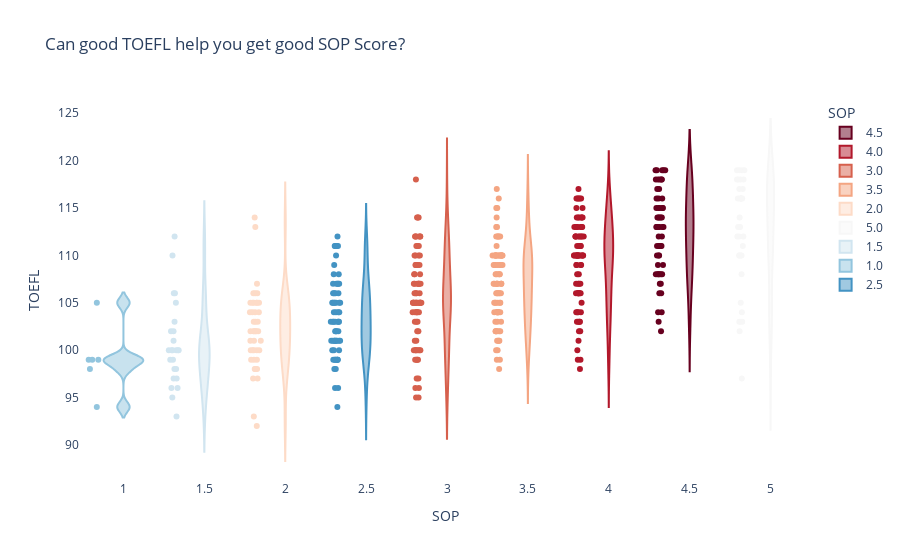

The notebook cell this image was saved under:
### Code cell
fig = px.violin(data, 
             x="SOP", 
             y="TOEFL",
             color="SOP", 
             points="all",
             color_discrete_sequence=px.colors.sequential.RdBu,
             title="Can good TOEFL help you get good SOP Score?",
             
            )
fig.update_layout(legend={"itemclick":False})
fig.update_layout(legend={"itemdoubleclick":False})
fig.update_layout(uniformtext_minsize=12, uniformtext_mode='hide')

fig.update_layout(plot_bgcolor="rgb(255,255,255)")
fig.show()

### Figure 1 — Plotly figure (JSON) as saved in the notebook; plotly's stock layout.template omitted (floating-point values rounded to 4 significant figures)
{"data": [{"alignmentgroup": "True", "box": {"visible": false}, "hovertemplate": "SOP=%{x}<br>TOEFL=%{y}<extra></extra>", "legendgroup": "4.5", "marker": {"color": "rgb(103,0,31)"}, "name": "4.5", "offsetgroup": "4.5", "orientation": "v", "points": "all", "scalegroup": "True", "showlegend": true, "type": "violin", "x": [4.5, 4.5, 4.5, 4.5, 4.5, 4.5, 4.5, 4.5, 4.5, 4.5, 4.5, 4.5, 4.5, 4.5, 4.5, 4.5, 4.5, 4.5, 4.5, 4.5, 4.5, 4.5, 4.5, 4.5, 4.5, 4.5, 4.5, 4.5, 4.5, 4.5, 4.5, 4.5, 4.5, 4.5, 4.5, 4.5, 4.5, 4.5, 4.5, 4.5, 4.5, 4.5, 4.5, 4.5, 4.5, 4.5, 4.5, 4.5, 4.5, 4.5, 4.5, 4.5, 4.5, 4.5, 4.5, 4.5, 4.5, 4.5], "x0": " ", "xaxis": "x", "y": [118, 115, 109, 117, 113, 119, 115, 108, 103, 106, 108, 109, 104, 111, 106, 119, 116, 118, 111, 110, 111, 119, 113, 118, 115, 111, 114, 118, 104, 108, 117, 112, 113, 111, 114, 115, 113, 108, 102, 118, 114, 108, 107, 107, 115, 114, 119, 110, 111, 119, 112, 116, 114, 116, 113, 110, 108, 113], "y0": " ", "yaxis": "y"}, {"alignmentgroup": "True", "box": {"visible": false}, "hovertemplate": "SOP=%{x}<br>TOEFL=%{y}<extra></extra>", "legendgroup": "4.0", "marker": {"color": "rgb(178,24,43)"}, "name": "4.0", "offsetgroup": "4.0", "orientation": "v", "points": "all", "scalegroup": "True", "showlegend": true, "type": "violin", "x": [4, 4, 4, 4, 4, 4, 4, 4, 4, 4, 4, 4, 4, 4, 4, 4, 4, 4, 4, 4, 4, 4, 4, 4, 4, 4, 4, 4, 4, 4, 4, 4, 4, 4, 4, 4, 4, 4, 4, 4, 4, 4, 4, 4, 4, 4, 4, 4, 4, 4, 4, 4, 4, 4, 4, 4, 4, 4, 4, 4, 4, 4, 4, 4, 4, 4, 4, 4, 4, 4, 4, 4, 4, 4, 4, 4, 4, 4, 4, 4, 4], "x0": " ", "xaxis": "x", "y": [107, 111, 112, 109, 107, 106, 110, 103, 106, 108, 114, 116, 112, 99, 101, 107, 115, 106, 98, 113, 106, 110, 109, 110, 102, 113, 114, 112, 113, 110, 115, 114, 117, 110, 113, 111, 110, 110, 107, 109, 103, 112, 104, 112, 110, 114, 110, 99, 100, 110, 106, 116, 109, 110, 112, 106, 104, 112, 111, 108, 110, 116, 112, 116, 106, 104, 114, 104, 111, 113, 113, 105, 110, 114, 110, 116, 102, 103, 113, 110, 103], "y0": " ", "yaxis": "y"}, {"alignmentgroup": "True", "box": {"visible": false}, "hovertemplate": "SOP=%{x}<br>TOEFL=%{y}<extra></extra>", "legendgroup": "3.0", "marker": {"color": "rgb(214,96,77)"}, "name": "3.0", "offsetgroup": "3.0", "orientation": "v", "points": "all", "scalegroup": "True", "showlegend": true, "type": "violin", "x": [3, 3, 3, 3, 3, 3, 3, 3, 3, 3, 3, 3, 3, 3, 3, 3, 3, 3, 3, 3, 3, 3, 3, 3, 3, 3, 3, 3, 3, 3, 3, 3, 3, 3, 3, 3, 3, 3, 3, 3, 3, 3, 3, 3, 3, 3, 3, 3, 3, 3, 3, 3, 3, 3, 3, 3, 3, 3, 3, 3, 3, 3, 3, 3, 3, 3, 3, 3, 3, 3, 3, 3, 3, 3, 3, 3, 3, 3, 3, 3], "x0": " ", "xaxis": "x", "y": [104, 109, 101, 107, 114, 97, 118, 105, 111, 110, 103, 99, 100, 105, 111, 114, 106, 112, 99, 95, 97, 100, 108, 99, 104, 112, 114, 105, 108, 109, 109, 102, 100, 107, 105, 106, 110, 109, 105, 111, 105, 104, 110, 107, 103, 102, 100, 112, 105, 104, 105, 104, 105, 108, 110, 107, 106, 107, 100, 109, 105, 100, 104, 107, 105, 103, 96, 101, 112, 106, 112, 105, 100, 105, 96, 105, 107, 112, 99, 95], "y0": " ", "yaxis": "y"}, {"alignmentgroup": "True", "box": {"visible": false}, "hovertemplate": "SOP=%{x}<br>TOEFL=%{y}<extra></extra>", "legendgroup": "3.5", "marker": {"color": "rgb(244,165,130)"}, "name": "3.5", "offsetgroup": "3.5", "orientation": "v", "points": "all", "scalegroup": "True", "showlegend": true, "type": "violin", "x": [3.5, 3.5, 3.5, 3.5, 3.5, 3.5, 3.5, 3.5, 3.5, 3.5, 3.5, 3.5, 3.5, 3.5, 3.5, 3.5, 3.5, 3.5, 3.5, 3.5, 3.5, 3.5, 3.5, 3.5, 3.5, 3.5, 3.5, 3.5, 3.5, 3.5, 3.5, 3.5, 3.5, 3.5, 3.5, 3.5, 3.5, 3.5, 3.5, 3.5, 3.5, 3.5, 3.5, 3.5, 3.5, 3.5, 3.5, 3.5, 3.5, 3.5, 3.5, 3.5, 3.5, 3.5, 3.5, 3.5, 3.5, 3.5, 3.5, 3.5, 3.5, 3.5, 3.5, 3.5, 3.5, 3.5, 3.5, 3.5, 3.5, 3.5, 3.5, 3.5, 3.5, 3.5, 3.5, 3.5, 3.5, 3.5, 3.5, 3.5, 3.5, 3.5, 3.5, 3.5, 3.5, 3.5, 3.5, 3.5], "x0": " ", "xaxis": "x", "y": [110, 108, 106, 104, 105, 102, 110, 110, 112, 107, 109, 107, 107, 112, 117, 107, 105, 108, 112, 105, 109, 109, 106, 105, 102, 110, 104, 107, 109, 106, 110, 105, 99, 102, 104, 104, 110, 110, 110, 106, 115, 114, 110, 111, 104, 110, 98, 107, 107, 109, 108, 110, 100, 113, 116, 113, 106, 107, 110, 110, 102, 109, 104, 102, 104, 110, 104, 108, 110, 103, 100, 109, 110, 103, 112, 101, 112, 103, 108, 101, 107, 99, 101, 101, 105, 102, 106, 115], "y0": " ", "yaxis": "y"}, {"alignmentgroup": "True", "box": {"visible": false}, "hovertemplate": "SOP=%{x}<br>TOEFL=%{y}<extra></extra>", "legendgroup": "2.0", "marker": {"color": "rgb(253,219,199)"}, "name": "2.0", "offsetgroup": "2.0", "orientation": "v", "points": "all", "scalegroup": "True", "showlegend": true, "type": "violin", "x": [2, 2, 2, 2, 2, 2, 2, 2, 2, 2, 2, 2, 2, 2, 2, 2, 2, 2, 2, 2, 2, 2, 2, 2, 2, 2, 2, 2, 2, 2, 2, 2, 2, 2, 2, 2, 2, 2, 2, 2, 2, 2, 2], "x0": " ", "xaxis": "x", "y": [103, 102, 93, 102, 104, 114, 105, 99, 104, 100, 113, 105, 105, 104, 106, 102, 97, 104, 105, 100, 102, 100, 99, 106, 107, 92, 98, 105, 101, 98, 105, 102, 106, 101, 101, 98, 102, 100, 103, 100, 99, 97, 103], "y0": " ", "yaxis": "y"}, {"alignmentgroup": "True", "box": {"visible": false}, "hovertemplate": "SOP=%{x}<br>TOEFL=%{y}<extra></extra>", "legendgroup": "5.0", "marker": {"color": "rgb(247,247,247)"}, "name": "5.0", "offsetgroup": "5.0", "orientation": "v", "points": "all", "scalegroup": "True", "showlegend": true, "type": "violin", "x": [5, 5, 5, 5, 5, 5, 5, 5, 5, 5, 5, 5, 5, 5, 5, 5, 5, 5, 5, 5, 5, 5, 5, 5, 5, 5, 5, 5, 5, 5, 5, 5, 5, 5, 5], "x0": " ", "xaxis": "x", "y": [116, 119, 110, 110, 118, 112, 111, 110, 97, 119, 116, 103, 117, 118, 105, 103, 116, 112, 112, 110, 119, 116, 113, 102, 119, 108, 113, 114, 104, 118, 116, 117, 118, 116, 103], "y0": " ", "yaxis": "y"}, {"alignmentgroup": "True", "box": {"visible": false}, "hovertemplate": "SOP=%{x}<br>TOEFL=%{y}<extra></extra>", "legendgroup": "1.5", "marker": {"color": "rgb(209,229,240)"}, "name": "1.5", "offsetgroup": "1.5", "orientation": "v", "points": "all", "scalegroup": "True", "showlegend": true, "type": "violin", "x": [1.5, 1.5, 1.5, 1.5, 1.5, 1.5, 1.5, 1.5, 1.5, 1.5, 1.5, 1.5, 1.5, 1.5, 1.5, 1.5, 1.5, 1.5, 1.5, 1.5, 1.5, 1.5, 1.5, 1.5, 1.5], "x0": " ", "xaxis": "x", "y": [98, 99, 100, 93, 100, 106, 100, 100, 103, 99, 100, 96, 95, 102, 101, 96, 98, 97, 100, 97, 110, 106, 105, 112, 102], "y0": " ", "yaxis": "y"}, {"alignmentgroup": "True", "box": {"visible": false}, "hovertemplate": "SOP=%{x}<br>TOEFL=%{y}<extra></extra>", "legendgroup": "1.0", "marker": {"color": "rgb(146,197,222)"}, "name": "1.0", "offsetgroup": "1.0", "orientation": "v", "points": "all", "scalegroup": "True", "showlegend": true, "type": "violin", "x": [1, 1, 1, 1, 1, 1], "x0": " ", "xaxis": "x", "y": [105, 99, 99, 99, 94, 98], "y0": " ", "yaxis": "y"}, {"alignmentgroup": "True", "box": {"visible": false}, "hovertemplate": "SOP=%{x}<br>TOEFL=%{y}<extra></extra>", "legendgroup": "2.5", "marker": {"color": "rgb(67,147,195)"}, "name": "2.5", "offsetgroup": "2.5", "orientation": "v", "points": "all", "scalegroup": "True", "showlegend": true, "type": "violin", "x": [2.5, 2.5, 2.5, 2.5, 2.5, 2.5, 2.5, 2.5, 2.5, 2.5, 2.5, 2.5, 2.5, 2.5, 2.5, 2.5, 2.5, 2.5, 2.5, 2.5, 2.5, 2.5, 2.5, 2.5, 2.5, 2.5, 2.5, 2.5, 2.5, 2.5, 2.5, 2.5, 2.5, 2.5, 2.5, 2.5, 2.5, 2.5, 2.5, 2.5, 2.5, 2.5, 2.5, 2.5, 2.5, 2.5, 2.5, 2.5, 2.5, 2.5, 2.5, 2.5, 2.5, 2.5, 2.5, 2.5, 2.5, 2.5, 2.5, 2.5, 2.5, 2.5, 2.5, 2.5], "x0": " ", "xaxis": "x", "y": [105, 107, 98, 105, 106, 112, 99, 101, 108, 107, 106, 103, 99, 99, 107, 100, 101, 103, 107, 104, 99, 100, 103, 111, 102, 105, 101, 111, 105, 101, 106, 108, 106, 104, 111, 107, 101, 96, 103, 101, 98, 105, 103, 103, 96, 99, 101, 99, 100, 94, 102, 111, 105, 110, 104, 109, 103, 102, 104, 101, 102, 105, 101, 99], "y0": " ", "yaxis": "y"}], "layout": {"legend": {"itemclick": false, "itemdoubleclick": false, "title": {"text": "SOP"}, "tracegroupgap": 0}, "plot_bgcolor": "rgb(255,255,255)", "title": {"text": "Can good TOEFL help you get good SOP Score?"}, "uniformtext": {"minsize": 12, "mode": "hide"}, "violinmode": "overlay", "xaxis": {"anchor": "y", "categoryarray": [4.5, 4, 3, 3.5, 2, 5, 1.5, 1, 2.5], "categoryorder": "array", "domain": [0, 1], "title": {"text": "SOP"}}, "yaxis": {"anchor": "x", "domain": [0, 1], "title": {"text": "TOEFL"}}}}
